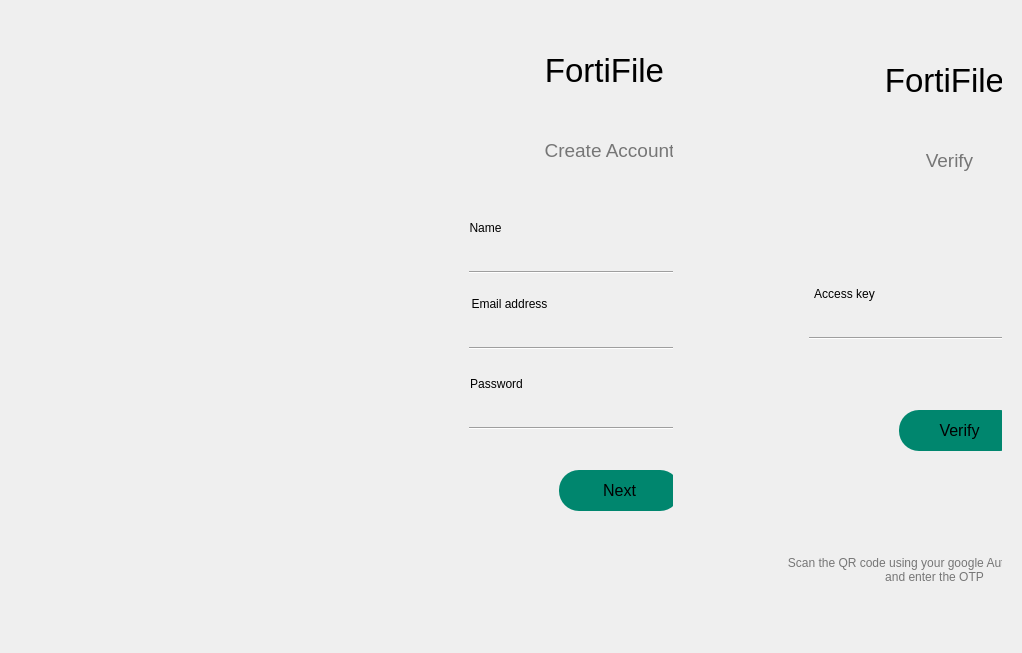
<?xml version="1.0" encoding="UTF-8"?>
<ui version="4.0">
 <class>Form</class>
 <widget class="QWidget" name="Form">
  <property name="geometry">
   <rect>
    <x>0</x>
    <y>0</y>
    <width>1018</width>
    <height>653</height>
   </rect>
  </property>
  <property name="windowTitle">
   <string>Form</string>
  </property>
  <layout class="QHBoxLayout" name="horizontalLayout">
   <item>
    <widget class="QWidget" name="widget" native="true">
     <property name="minimumSize">
      <size>
       <width>1000</width>
       <height>0</height>
      </size>
     </property>
     <layout class="QHBoxLayout" name="horizontalLayout_2">
      <item>
       <widget class="QWidget" name="widget_3" native="true">
        <property name="styleSheet">
         <string notr="true">background-image: url(:/images/resources/ss.jpg);</string>
        </property>
        <widget class="QLabel" name="qr_label">
         <property name="geometry">
          <rect>
           <x>166</x>
           <y>336</y>
           <width>181</width>
           <height>171</height>
          </rect>
         </property>
         <property name="styleSheet">
          <string notr="true">background:none;
</string>
         </property>
         <property name="text">
          <string/>
         </property>
        </widget>
       </widget>
      </item>
      <item>
       <widget class="QWidget" name="widget_2" native="true">
        <property name="styleSheet">
         <string notr="true">QLineEdit{
border:none;
background:transparent;
}</string>
        </property>
        <widget class="QLabel" name="label">
         <property name="geometry">
          <rect>
           <x>170</x>
           <y>20</y>
           <width>171</width>
           <height>61</height>
          </rect>
         </property>
         <property name="font">
          <font>
           <pointsize>25</pointsize>
          </font>
         </property>
         <property name="styleSheet">
          <string notr="true">text-align: center;</string>
         </property>
         <property name="text">
          <string>FortiFile</string>
         </property>
         <property name="alignment">
          <set>Qt::AlignCenter</set>
         </property>
        </widget>
        <widget class="QLabel" name="label_2">
         <property name="geometry">
          <rect>
           <x>150</x>
           <y>100</y>
           <width>221</width>
           <height>61</height>
          </rect>
         </property>
         <property name="font">
          <font>
           <pointsize>14</pointsize>
          </font>
         </property>
         <property name="text">
          <string>&lt;html&gt;&lt;head/&gt;&lt;body&gt;&lt;p&gt;&lt;span style=&quot; color:#767676;&quot;&gt;Create Account&lt;/span&gt;&lt;/p&gt;&lt;/body&gt;&lt;/html&gt;</string>
         </property>
         <property name="alignment">
          <set>Qt::AlignCenter</set>
         </property>
        </widget>
        <widget class="QLabel" name="label_3">
         <property name="geometry">
          <rect>
           <x>120</x>
           <y>276</y>
           <width>81</width>
           <height>16</height>
          </rect>
         </property>
         <property name="text">
          <string>Email address</string>
         </property>
         <property name="alignment">
          <set>Qt::AlignCenter</set>
         </property>
        </widget>
        <widget class="QLabel" name="label_4">
         <property name="geometry">
          <rect>
           <x>120</x>
           <y>356</y>
           <width>55</width>
           <height>16</height>
          </rect>
         </property>
         <property name="text">
          <string>Password</string>
         </property>
         <property name="alignment">
          <set>Qt::AlignCenter</set>
         </property>
        </widget>
        <widget class="QLineEdit" name="email">
         <property name="geometry">
          <rect>
           <x>120</x>
           <y>296</y>
           <width>291</width>
           <height>31</height>
          </rect>
         </property>
         <property name="clearButtonEnabled">
          <bool>true</bool>
         </property>
        </widget>
        <widget class="Line" name="line">
         <property name="geometry">
          <rect>
           <x>120</x>
           <y>320</y>
           <width>291</width>
           <height>16</height>
          </rect>
         </property>
         <property name="orientation">
          <enum>Qt::Horizontal</enum>
         </property>
        </widget>
        <widget class="Line" name="line_2">
         <property name="geometry">
          <rect>
           <x>120</x>
           <y>400</y>
           <width>291</width>
           <height>16</height>
          </rect>
         </property>
         <property name="orientation">
          <enum>Qt::Horizontal</enum>
         </property>
        </widget>
        <widget class="QLineEdit" name="password">
         <property name="geometry">
          <rect>
           <x>120</x>
           <y>376</y>
           <width>291</width>
           <height>31</height>
          </rect>
         </property>
         <property name="echoMode">
          <enum>QLineEdit::Password</enum>
         </property>
         <property name="clearButtonEnabled">
          <bool>true</bool>
         </property>
        </widget>
        <widget class="QPushButton" name="next_btn">
         <property name="geometry">
          <rect>
           <x>210</x>
           <y>450</y>
           <width>121</width>
           <height>41</height>
          </rect>
         </property>
         <property name="font">
          <font>
           <pointsize>12</pointsize>
          </font>
         </property>
         <property name="styleSheet">
          <string notr="true">border:none;
background-color: rgb(0, 134, 110);
border-radius:20</string>
         </property>
         <property name="text">
          <string>Next</string>
         </property>
        </widget>
        <widget class="QLabel" name="label_5">
         <property name="geometry">
          <rect>
           <x>96</x>
           <y>200</y>
           <width>81</width>
           <height>16</height>
          </rect>
         </property>
         <property name="text">
          <string>Name</string>
         </property>
         <property name="alignment">
          <set>Qt::AlignCenter</set>
         </property>
        </widget>
        <widget class="Line" name="line_3">
         <property name="geometry">
          <rect>
           <x>120</x>
           <y>244</y>
           <width>291</width>
           <height>16</height>
          </rect>
         </property>
         <property name="orientation">
          <enum>Qt::Horizontal</enum>
         </property>
        </widget>
        <widget class="QLineEdit" name="name">
         <property name="geometry">
          <rect>
           <x>120</x>
           <y>220</y>
           <width>291</width>
           <height>31</height>
          </rect>
         </property>
         <property name="clearButtonEnabled">
          <bool>true</bool>
         </property>
        </widget>
       </widget>
      </item>
      <item>
       <widget class="QWidget" name="widget_4" native="true">
        <widget class="QLabel" name="label_6">
         <property name="geometry">
          <rect>
           <x>180</x>
           <y>30</y>
           <width>171</width>
           <height>61</height>
          </rect>
         </property>
         <property name="font">
          <font>
           <pointsize>25</pointsize>
          </font>
         </property>
         <property name="styleSheet">
          <string notr="true">text-align: center;</string>
         </property>
         <property name="text">
          <string>FortiFile</string>
         </property>
         <property name="alignment">
          <set>Qt::AlignCenter</set>
         </property>
        </widget>
        <widget class="QLineEdit" name="acces_code">
         <property name="geometry">
          <rect>
           <x>130</x>
           <y>286</y>
           <width>291</width>
           <height>31</height>
          </rect>
         </property>
         <property name="styleSheet">
          <string notr="true">QLineEdit{
border:none;
background:transparent;
}</string>
         </property>
        </widget>
        <widget class="QLabel" name="label_7">
         <property name="geometry">
          <rect>
           <x>160</x>
           <y>110</y>
           <width>221</width>
           <height>61</height>
          </rect>
         </property>
         <property name="font">
          <font>
           <pointsize>14</pointsize>
          </font>
         </property>
         <property name="text">
          <string>&lt;html&gt;&lt;head/&gt;&lt;body&gt;&lt;p&gt;&lt;span style=&quot; color:#767676;&quot;&gt;Verify&lt;/span&gt;&lt;/p&gt;&lt;/body&gt;&lt;/html&gt;</string>
         </property>
         <property name="alignment">
          <set>Qt::AlignCenter</set>
         </property>
        </widget>
        <widget class="QLabel" name="label4">
         <property name="geometry">
          <rect>
           <x>130</x>
           <y>266</y>
           <width>71</width>
           <height>16</height>
          </rect>
         </property>
         <property name="text">
          <string>Access key</string>
         </property>
         <property name="alignment">
          <set>Qt::AlignCenter</set>
         </property>
        </widget>
        <widget class="QLabel" name="label_8">
         <property name="geometry">
          <rect>
           <x>70</x>
           <y>520</y>
           <width>371</width>
           <height>61</height>
          </rect>
         </property>
         <property name="text">
          <string>&lt;html&gt;&lt;head/&gt;&lt;body&gt;&lt;p&gt;&lt;span style=&quot; color:#767676;&quot;&gt;Scan the QR code using your google Authenticator App&lt;br/&gt;and enter the OTP&lt;/span&gt;&lt;/p&gt;&lt;/body&gt;&lt;/html&gt;</string>
         </property>
         <property name="alignment">
          <set>Qt::AlignCenter</set>
         </property>
        </widget>
        <widget class="Line" name="line_4">
         <property name="geometry">
          <rect>
           <x>130</x>
           <y>310</y>
           <width>291</width>
           <height>16</height>
          </rect>
         </property>
         <property name="orientation">
          <enum>Qt::Horizontal</enum>
         </property>
        </widget>
        <widget class="QPushButton" name="verify_btn">
         <property name="geometry">
          <rect>
           <x>220</x>
           <y>390</y>
           <width>121</width>
           <height>41</height>
          </rect>
         </property>
         <property name="font">
          <font>
           <pointsize>12</pointsize>
          </font>
         </property>
         <property name="styleSheet">
          <string notr="true">border:none;
background-color: rgb(0, 134, 110);
border-radius:20</string>
         </property>
         <property name="text">
          <string>Verify</string>
         </property>
        </widget>
       </widget>
      </item>
     </layout>
    </widget>
   </item>
  </layout>
 </widget>
 <resources>
  <include location="../resource.qrc"/>
 </resources>
 <connections/>
</ui>
